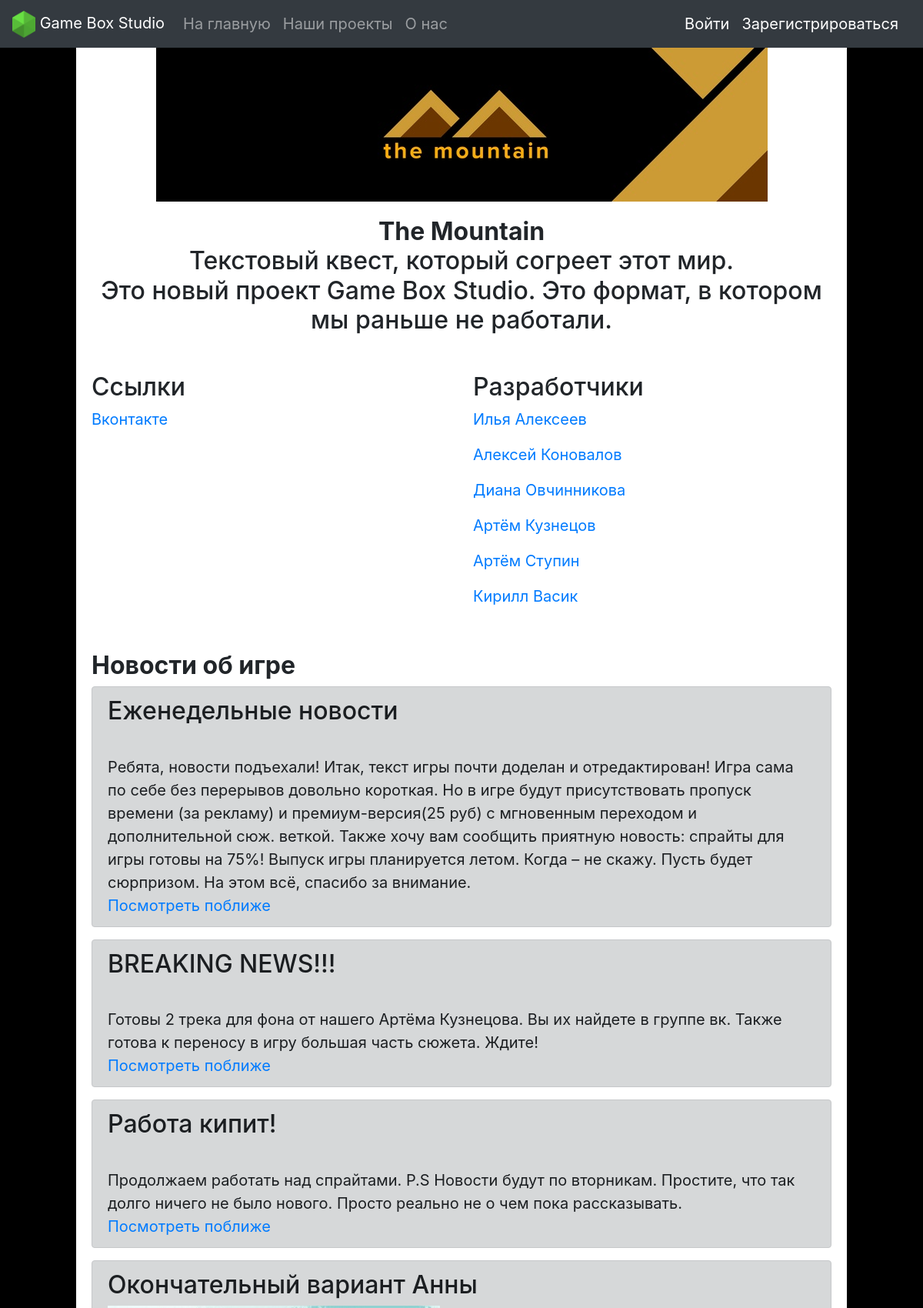
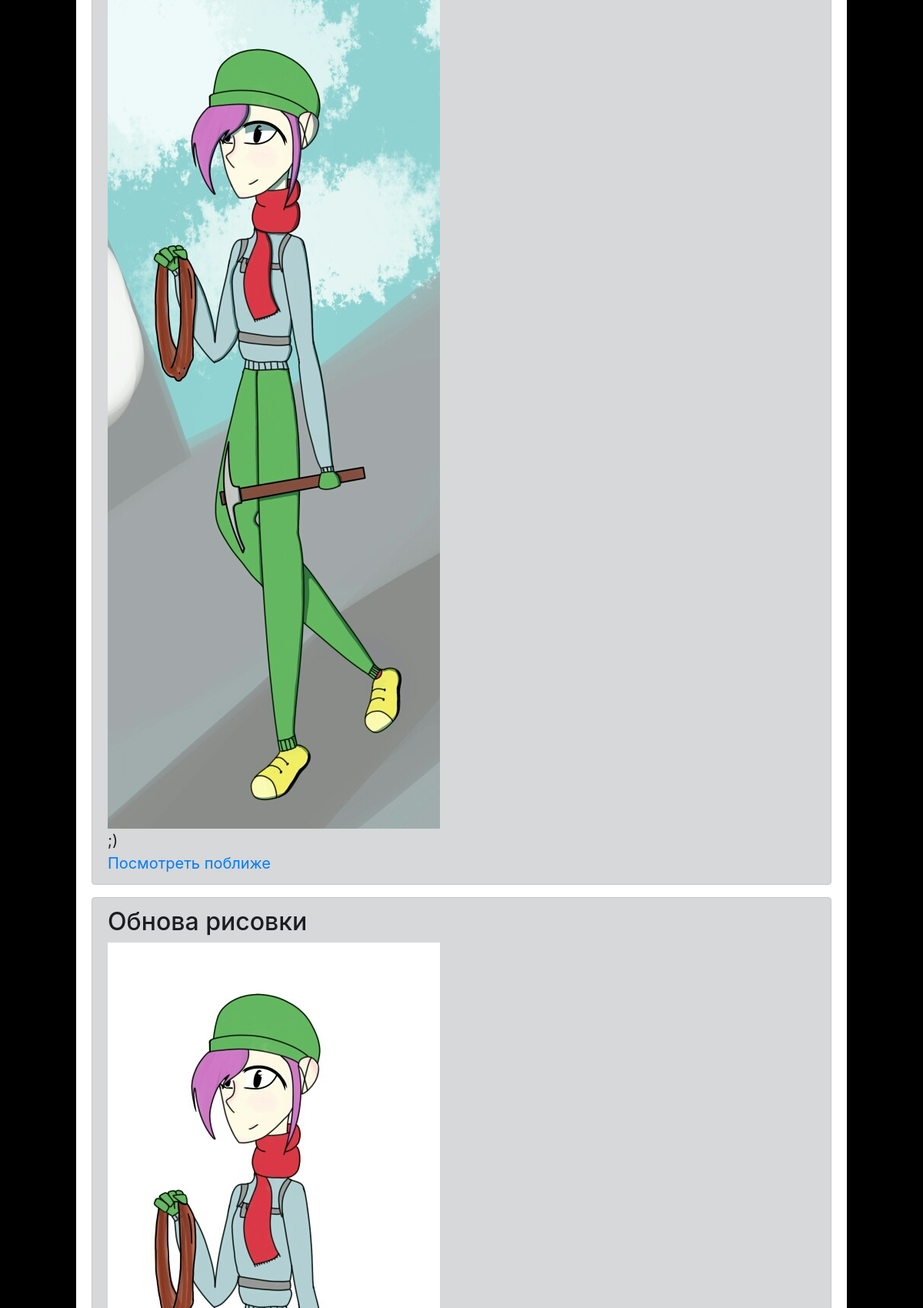
The page /The_Mountain (upper part) on the database its author committed (2 pictures, top to bottom).
### tables this page shows
CREATE TABLE news 
                            (id INTEGER PRIMARY KEY AUTOINCREMENT,
                             user_id INTEGER, 
                             title VARCHAR(100),
                             content VARCHAR(1000),
                             image VARCHAR(1000),
                             project VARCHAR(100)
                             );

### server.py (the view)
@app.route('/The_Mountain')
def Mountain():
    news = news_model.get_all('TM')
    return render_template('Mountain.html', news=news, title='The Mountain')

### db.py (called while the page is built)
    def get_all(self, project=None):
        cursor = self.connection.cursor()
        if project:
            cursor.execute("SELECT * FROM news WHERE project = ?", (str(project),))
        else:
            cursor.execute("SELECT * FROM news")
        rows = sorted(cursor.fetchall(), reverse=True)
        return rows

### templates/Mountain.html (shortened to what this page needs)
{% extends "base.html" %}
{% block content %}
		<center><img src="static/img/Mountain_banner.png" alt=""></center>
		<div style="padding: 20px; size: 20px">
			<h2 align="center">
				<b>The Mountain</b><br>
				Текстовый квест, который согреет этот мир.<br>
				Это новый проект Game Box Studio. Это формат, в котором мы раньше не работали.<br>
			</h2>
		</div>
		<div class="row" style="padding: 20px">
			<div class="col">
				<h2>Ссылки</h2>
				<p>
					<a href="https://vk.com/the_mountain_official_gbs">Вконтакте</a><br>
				</p>
			</div>
			<div class="col">
				<h2>Разработчики</h2>
				<p><a href="https://vk.com/justshortnameofgreatperson">Илья Алексеев</a></p>
				<p><a href="vk.com/lososalex">Алексей Коновалов</a></p>
				<p><a href="https://vk.com/nonna_nai_nya">Диана Овчинникова</a></p>
				<p><a href="https://vk.com/id516254208">Артём Кузнецов</a></p>
				<p><a href="https://vk.com/id484621166">Артём Ступин</a></p>
				<p><a href="https://vk.com/4dm1n1337">Кирилл Васик</a></p>
			</div>
		</div>
		<div style="padding: 20px">
			<h2><b>Новости об игре</b></h2>
			{% for item in news %}
				<div class="alert alert-dark" role="alert">
					<h2>{{item[2]}}</h2>
					{% if item[4] != None %}
						<img src="/static/img/news/{{item[4]}}" alt="">
					{% endif %}
					<div>{{item[3]}}</div>
					<a href="/news/{{item[0]}}">Посмотреть поближе</a>
				</div>
			{% endfor %}
		</div>
{% endblock %}

### templates/base.html (style rules this page uses)
html { height: 100%; }
body { background-color: #000000; background-image: url(/static/img/GameBox.png); background-attachment: fixed; background-position: center; background-repeat: no-repeat; margin: 0; position: relative; min-height: 1000px; }
div { font-size: 20px; }

### rows shown on the page
news: title "Еженедельные новости", content "Ребята, новости подъехали! Итак, текст игры почти доделан и отредактирован! Игра сама по себе без перерывов довольно короткая. Но в игре будут присутствовать пропуск времени (за рекламу) и премиум-версия(25 руб) с мгновенным переходом и дополнительной сюж. веткой. Также хочу вам сообщить приятную новость: спрайты для игры готовы на 75%! Выпуск игры планируется летом. Когда – не скажу. Пусть будет сюрпризом. На этом всё, спасибо за внимание."
news: title "BREAKING NEWS!!!", content "Готовы 2 трека для фона от нашего Артёма Кузнецова. Вы их найдете в группе вк. Также готова к переносу в игру большая часть сюжета. Ждите!"
news: title "Работа кипит!", content "Продолжаем работать над спрайтами. P.S Новости будут по вторникам. Простите, что так долго ничего не было нового. Просто реально не о чем пока рассказывать."
news: title "Окончательный вариант Анны", image (picture), content ";)"
news: title "Обнова рисовки", image (picture)
